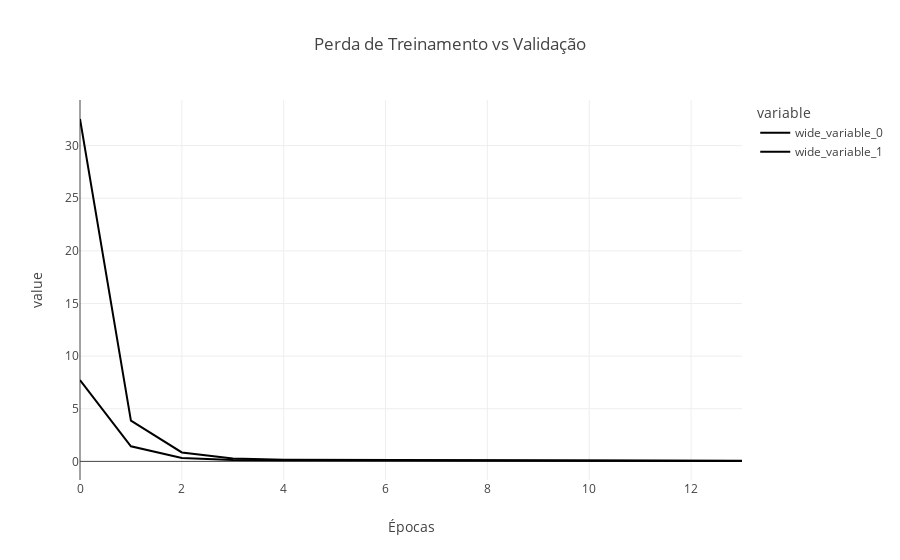

This figure's notebook cell:
### Markdown cell above
## Visualização dos Resultados

### Code cell
# Gráfico de perda durante o treinamento
fig1 = px.line(
    x=range(len(history.history["loss"])),
    y=[history.history["loss"], history.history["val_loss"]],
    labels={"x": "Épocas", "y": "Perda"},
    title="Perda de Treinamento vs Validação"
)
fig1.show()

### Figure 1 — Plotly figure (JSON) as saved in the notebook; plotly's stock layout.template omitted (floating-point values rounded to 4 significant figures)
{"data": [{"hovertemplate": "variable=wide_variable_0<br>Épocas=%{x}<br>value=%{y}<extra></extra>", "legendgroup": "wide_variable_0", "line": {"color": "#000001", "dash": "solid"}, "marker": {"symbol": "circle"}, "mode": "lines", "name": "wide_variable_0", "orientation": "v", "showlegend": true, "type": "scatter", "x": [0, 1, 2, 3, 4, 5, 6, 7, 8, 9, 10, 11, 12, 13], "xaxis": "x", "y": [32.52, 3.867, 0.8514, 0.2778, 0.1634, 0.1529, 0.1476, 0.1313, 0.1155, 0.1026, 0.09153, 0.07768, 0.0676, 0.06178], "yaxis": "y"}, {"hovertemplate": "variable=wide_variable_1<br>Épocas=%{x}<br>value=%{y}<extra></extra>", "legendgroup": "wide_variable_1", "line": {"color": "#000002", "dash": "solid"}, "marker": {"symbol": "circle"}, "mode": "lines", "name": "wide_variable_1", "orientation": "v", "showlegend": true, "type": "scatter", "x": [0, 1, 2, 3, 4, 5, 6, 7, 8, 9, 10, 11, 12, 13], "xaxis": "x", "y": [7.731, 1.432, 0.3187, 0.1256, 0.1013, 0.09487, 0.08621, 0.07701, 0.06675, 0.05945, 0.04995, 0.04366, 0.04284, 0.03635], "yaxis": "y"}], "layout": {"legend": {"title": {"text": "variable"}, "tracegroupgap": 0}, "title": {"text": "Perda de Treinamento vs Validação"}, "xaxis": {"anchor": "y", "domain": [0, 1], "title": {"text": "Épocas"}}, "yaxis": {"anchor": "x", "domain": [0, 1], "title": {"text": "value"}}}}
